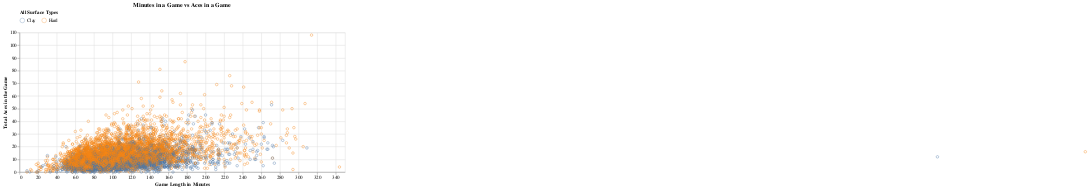

The cell this chart's notebook holds for it:
### Markdown cell above
## Visualizing DataFrame

In this code segment, we perform exploratory data analysis on a dataset of tennis matches, focusing on those played on 'Hard' or 'Clay' surfaces. We calculate and display mean statistics for these surfaces, count the number of matches on each, and merge these summaries into a final table. Additionally, we create a scatter plot using Altair to visualize the relationship between game length and total aces for these surface types. This analysis helps us simply determine if we can use models to accurately make predictions based on the observed correlations rather than actually using this to answer our question.

### Code cell
## Explortary anaylis of Data set

#The following code is to create a relevant summzization of the Data set. 
tennis_sur=tennis[(tennis['surface']=='Hard') | (tennis['surface']=='Clay')]

mean_tennis_sur= tennis_sur.groupby('surface').mean()

#counts the number of observations for each surface type
surface_counts = pd.DataFrame(tennis['surface'].value_counts()).reset_index()

#filters out to the relevant surface types 
rel_surface_counts=surface_counts[(surface_counts['surface']=='Hard') | (surface_counts['surface']=='Clay')]

#mergine the values taken from the groupby function and the counts for each observation. 
final_table=mean_tennis_sur.merge(rel_surface_counts, on='surface').drop(columns=['year'])


display(final_table)

#creating a visualization for exploatory anyalysis
import altair as alt

# Simplify working with large datasets in Altair
alt.data_transformers.disable_max_rows()

#The following code makes a scatter plot showing relationship between minutes and total aces.
aces_per_surface = alt.Chart(tennis_sur,
                            title = 'Minutes in a Game vs Aces in a Game'
                            ).mark_point(opacity=0.4).encode(
    x=alt.X("minutes").title("Game Length in Minutes").scale(domain = [0, 350]),
    y=alt.Y("total_aces").title("Total Aces in the Game").scale(zero=False),
    color=alt.Color("surface").title('All Surface Types').legend(orient="top")
).properties(width = 700)
aces_per_surface

### Figure 1 — Vega-Lite specification as saved in the notebook (floating-point values rounded to 4 significant figures; data arrays with more than 128 entries replaced by an {"elided": "..."} marker saying what was removed)
{"config": {"view": {"continuousWidth": 300, "continuousHeight": 300}}, "data": {"name": "data-42638ceb969db377da4759ff7f34e67f"}, "mark": {"type": "point", "opacity": 0.4}, "encoding": {"color": {"field": "surface", "legend": {"orient": "top"}, "title": "All Surface Types", "type": "nominal"}, "x": {"field": "minutes", "scale": {"domain": [0, 350]}, "title": "Game Length in Minutes", "type": "quantitative"}, "y": {"field": "total_aces", "scale": {"zero": false}, "title": "Total Aces in the Game", "type": "quantitative"}}, "title": "Minutes in a Game vs Aces in a Game", "width": 700, "$schema": "https://vega.github.io/schema/vega-lite/v5.8.0.json", "datasets": {"data-42638ceb969db377da4759ff7f34e67f": {"elided": "7436 records"}}}
